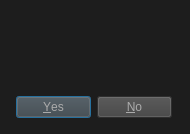
<?xml version="1.0" encoding="UTF-8"?>
<ui version="4.0">
 <class>warning_msg_replace_label</class>
 <widget class="QDialog" name="warning_msg_replace_label">
  <property name="geometry">
   <rect>
    <x>0</x>
    <y>0</y>
    <width>190</width>
    <height>134</height>
   </rect>
  </property>
  <property name="windowTitle">
   <string>Replace Label</string>
  </property>
  <property name="styleSheet">
   <string notr="true">background-color: rgb(29, 29, 29);
color: rgb(171, 171, 171);</string>
  </property>
  <widget class="QDialogButtonBox" name="buttonBox">
   <property name="geometry">
    <rect>
     <x>16</x>
     <y>91</y>
     <width>156</width>
     <height>32</height>
    </rect>
   </property>
   <property name="styleSheet">
    <string notr="true">background-color: rgb(65, 65, 65);</string>
   </property>
   <property name="orientation">
    <enum>Qt::Horizontal</enum>
   </property>
   <property name="standardButtons">
    <set>QDialogButtonBox::No|QDialogButtonBox::Yes</set>
   </property>
  </widget>
 </widget>
 <resources/>
 <connections>
  <connection>
   <sender>buttonBox</sender>
   <signal>accepted()</signal>
   <receiver>warning_msg_replace_label</receiver>
   <slot>accept()</slot>
   <hints>
    <hint type="sourcelabel">
     <x>248</x>
     <y>254</y>
    </hint>
    <hint type="destinationlabel">
     <x>157</x>
     <y>274</y>
    </hint>
   </hints>
  </connection>
  <connection>
   <sender>buttonBox</sender>
   <signal>rejected()</signal>
   <receiver>warning_msg_replace_label</receiver>
   <slot>reject()</slot>
   <hints>
    <hint type="sourcelabel">
     <x>316</x>
     <y>260</y>
    </hint>
    <hint type="destinationlabel">
     <x>286</x>
     <y>274</y>
    </hint>
   </hints>
  </connection>
 </connections>
</ui>
